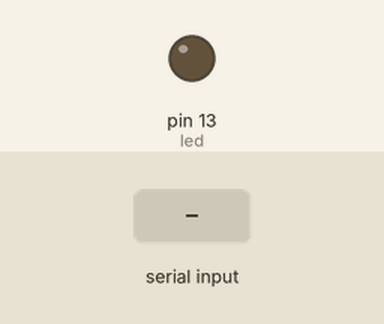
Bench run of a sketch on a simulated Arduino Uno, built with avr-gcc and run on an emulated ATmega328P. On the bench: output pins drawn as LEDs (lit = HIGH). The inputs (shaded band) are chosen by the test bench. What the sketch prints to the serial monitor is not drawn.

Above: at 1.2 s.
1.3 s: "TO" received over the second serial link
At 2.2 s:
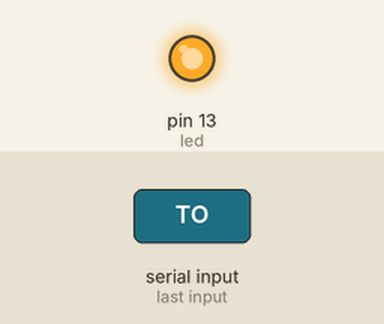
2.8 s: "TF" received over the second serial link
At 3.6 s:
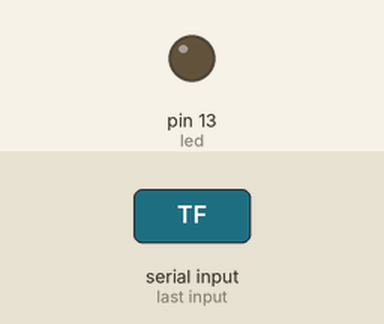
Timing chart, 0 to 5.8 s (numbered marks = the images above; inputs shaded):
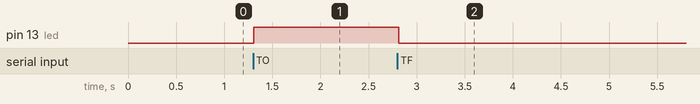

The sketch:

LED.ino
```cpp
#include <SoftwareSerial.h>
SoftwareSerial BT1(4,2); // RX, TX recorder que se cruzan


char command;
String string;
boolean ledon = false;
#define led 13

  void setup()
  {
    Serial.begin(9600);
    BT1.begin(9600);
    pinMode(led, OUTPUT);
  }

  void loop()
  {
    if (BT1.available() > 0)
    {string = "";}

    while(BT1.available() > 0)
    {
      command = ((byte)BT1.read());
      if(command == ':')
      {
        break;
      }

      else
      {
        string += command;
      }

      delay(1);
    }
      Serial.println(command);

    if(string == "TO")
    {
        ledOn();
        ledon = true;
    }

    if(string =="TF")
    {
        ledOff();
        ledon = false;
        Serial.println(string);
    }

    if ((string.toInt()>=0)&&(string.toInt()<=255))
    {
      if (ledon==true)
      {
     //   analogWrite(led, string.toInt());
        BT1.println(string);
        delay(10);
      }
    }
 }

void ledOn()
   {
      digitalWrite(led,HIGH);
      //analogWrite(led, 255);
      delay(10);
    }

 void ledOff()
 {

      digitalWrite(led,LOW);
      //analogWrite(led, 0);
      delay(10);
 }
```

Measured:
- after the input at 1.3 s, pin 13 (led): LOW → HIGH at once
- after the input at 2.8 s, pin 13 (led): HIGH → LOW at once
